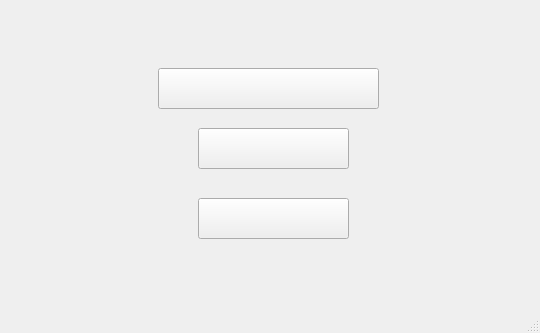
<?xml version="1.0" encoding="UTF-8"?>
<ui version="4.0">
 <class>MainWindow</class>
 <widget class="QMainWindow" name="MainWindow">
  <property name="geometry">
   <rect>
    <x>0</x>
    <y>0</y>
    <width>540</width>
    <height>333</height>
   </rect>
  </property>
  <property name="windowTitle">
   <string>MainWindow</string>
  </property>
  <widget class="QWidget" name="centralwidget">
   <layout class="QGridLayout" name="gridLayout">
    <item row="0" column="0">
     <widget class="QStackedWidget" name="stackedWidget">
      <property name="currentIndex">
       <number>0</number>
      </property>
      <widget class="QWidget" name="menu">
       <layout class="QGridLayout" name="gridLayout_2">
        <item row="0" column="0">
         <widget class="QWidget" name="widget" native="true">
          <widget class="QPushButton" name="newgamebtn">
           <property name="geometry">
            <rect>
             <x>140</x>
             <y>50</y>
             <width>221</width>
             <height>41</height>
            </rect>
           </property>
           <property name="styleSheet">
            <string notr="true">QPushButton{

}</string>
           </property>
           <property name="text">
            <string/>
           </property>
           <property name="icon">
            <iconset resource="rsc.qrc">
             <normaloff>:/images/newgame.svg</normaloff>:/images/newgame.svg</iconset>
           </property>
           <property name="iconSize">
            <size>
             <width>200</width>
             <height>200</height>
            </size>
           </property>
          </widget>
          <widget class="QPushButton" name="settingbtn">
           <property name="geometry">
            <rect>
             <x>180</x>
             <y>110</y>
             <width>151</width>
             <height>41</height>
            </rect>
           </property>
           <property name="styleSheet">
            <string notr="true"/>
           </property>
           <property name="text">
            <string/>
           </property>
           <property name="icon">
            <iconset resource="rsc.qrc">
             <normaloff>:/images/settings.svg</normaloff>:/images/settings.svg</iconset>
           </property>
           <property name="iconSize">
            <size>
             <width>100</width>
             <height>100</height>
            </size>
           </property>
          </widget>
          <widget class="QPushButton" name="quitntn">
           <property name="geometry">
            <rect>
             <x>180</x>
             <y>180</y>
             <width>151</width>
             <height>41</height>
            </rect>
           </property>
           <property name="styleSheet">
            <string notr="true"/>
           </property>
           <property name="text">
            <string/>
           </property>
           <property name="icon">
            <iconset resource="rsc.qrc">
             <normaloff>:/images/quit.svg</normaloff>:/images/quit.svg</iconset>
           </property>
           <property name="iconSize">
            <size>
             <width>100</width>
             <height>100</height>
            </size>
           </property>
          </widget>
         </widget>
        </item>
       </layout>
      </widget>
      <widget class="QWidget" name="newgame">
       <layout class="QGridLayout" name="gridLayout_3">
        <item row="0" column="0">
         <widget class="QWidget" name="widget_2" native="true">
          <widget class="QPushButton" name="startgamebtn">
           <property name="geometry">
            <rect>
             <x>180</x>
             <y>90</y>
             <width>161</width>
             <height>61</height>
            </rect>
           </property>
           <property name="text">
            <string/>
           </property>
           <property name="icon">
            <iconset resource="rsc.qrc">
             <normaloff>:/images/start.svg</normaloff>:/images/start.svg</iconset>
           </property>
           <property name="iconSize">
            <size>
             <width>150</width>
             <height>150</height>
            </size>
           </property>
          </widget>
          <widget class="QPushButton" name="pushButton">
           <property name="geometry">
            <rect>
             <x>240</x>
             <y>190</y>
             <width>51</width>
             <height>20</height>
            </rect>
           </property>
           <property name="text">
            <string>menu</string>
           </property>
          </widget>
         </widget>
        </item>
       </layout>
      </widget>
      <widget class="QWidget" name="settings">
       <layout class="QGridLayout" name="gridLayout_4">
        <item row="0" column="1">
         <widget class="QWidget" name="widget_3" native="true">
          <widget class="QLabel" name="cardisplay">
           <property name="geometry">
            <rect>
             <x>210</x>
             <y>70</y>
             <width>81</width>
             <height>141</height>
            </rect>
           </property>
           <property name="text">
            <string/>
           </property>
           <property name="pixmap">
            <pixmap>images/greencar.svg</pixmap>
           </property>
          </widget>
          <widget class="QLabel" name="label_5">
           <property name="geometry">
            <rect>
             <x>630</x>
             <y>110</y>
             <width>47</width>
             <height>71</height>
            </rect>
           </property>
           <property name="text">
            <string>TextLabel</string>
           </property>
          </widget>
          <widget class="QPushButton" name="leftbtn">
           <property name="geometry">
            <rect>
             <x>20</x>
             <y>110</y>
             <width>41</width>
             <height>91</height>
            </rect>
           </property>
           <property name="text">
            <string/>
           </property>
           <property name="icon">
            <iconset resource="rsc.qrc">
             <normaloff>:/images/leftarrow.svg</normaloff>:/images/leftarrow.svg</iconset>
           </property>
           <property name="iconSize">
            <size>
             <width>30</width>
             <height>30</height>
            </size>
           </property>
          </widget>
          <widget class="QPushButton" name="rightbtn">
           <property name="geometry">
            <rect>
             <x>430</x>
             <y>110</y>
             <width>41</width>
             <height>91</height>
            </rect>
           </property>
           <property name="text">
            <string/>
           </property>
           <property name="icon">
            <iconset resource="rsc.qrc">
             <normaloff>:/images/rightarrow.svg</normaloff>:/images/rightarrow.svg</iconset>
           </property>
           <property name="iconSize">
            <size>
             <width>30</width>
             <height>30</height>
            </size>
           </property>
          </widget>
          <widget class="QPushButton" name="selectbtn">
           <property name="geometry">
            <rect>
             <x>160</x>
             <y>250</y>
             <width>191</width>
             <height>31</height>
            </rect>
           </property>
           <property name="text">
            <string/>
           </property>
           <property name="icon">
            <iconset resource="rsc.qrc">
             <normaloff>:/images/select.svg</normaloff>:/images/select.svg</iconset>
           </property>
           <property name="iconSize">
            <size>
             <width>100</width>
             <height>100</height>
            </size>
           </property>
          </widget>
         </widget>
        </item>
       </layout>
      </widget>
     </widget>
    </item>
   </layout>
  </widget>
  <widget class="QStatusBar" name="statusbar"/>
 </widget>
 <resources>
  <include location="rsc.qrc"/>
 </resources>
 <connections/>
</ui>
